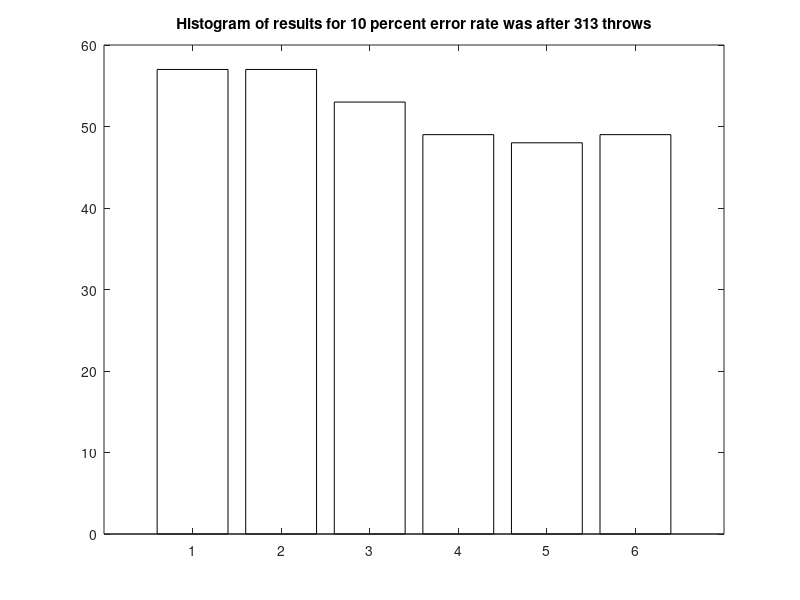

Reproduce this figure in MATLAB.
clc
clear
close all
% Simulating of tossing a fair dice
% n = 12000; % number of tosses
max_error=0.1;
for n=120:20000
X = ceil(6*rand(1,n));
% save to avoid recomputing min & max
minX = min(X);
maxX = max(X);
e = [minX:maxX+1]-0.5;
H = histc (X,e);
nbins = length (e) -1;
bin_centers = [minX:maxX];
bar(bin_centers, H(1:nbins),'w')
title(['Histogram of results for ',num2str(max_error*100),' percent '...
    ,'error rate was after ',num2str(n),' throws']);
H=H(1:nbins);
d=diff(H)/(n/6);
if max(abs(d))<max_error
    break
end
close all
end
disp(['The minimum number of observations for Maximum ',num2str(max_error),...
    ' Error(s) is : ',num2str(n)])